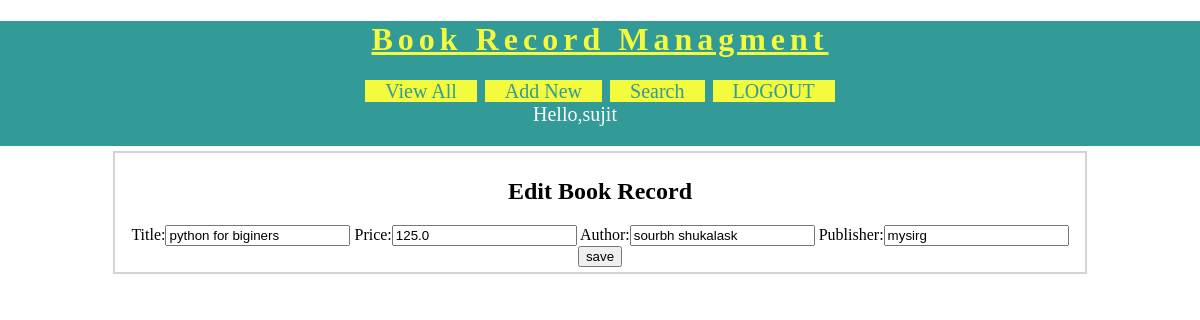
Page /edit-book?bookid=2 (signed in) on the committed database.
### brmapp/models.py (models this page shows)
class Book(models.Model):
    title=models.CharField(max_length=50)
    price=models.FloatField()
    author=models.CharField(max_length=50)
    publisher=models.CharField(max_length=50)

### brmapp/views.py (the view)
# urls.py: path('edit-book',views.editbook),
@login_required(login_url='/userlogin')
def editbook(request):
   book=models.Book.objects.get(id=request.GET['bookid'])
   fields={'title':book.title,'price':book.price,'author':book.author,'publisher':book.publisher}
   form=NewBookFrom(initial=fields)
   res=render(request,'edit-book.html',{'form':form,'book':book})
   return res

### brmapp/forms.py
class NewBookFrom(forms.Form):
 title=forms.CharField(label='Title',max_length=50)
 price=forms.FloatField(label='Price')
 author=forms.CharField(label='Author', max_length=50)
 publisher=forms.CharField(label='Publisher' ,max_length=50)

### templates/edit-book.html (shortened to what this page needs)
{%load static%}
<!DOCTYPE html>
<html lang="en" dir="ltr">
  <head>
    <link rel="stylesheet" href="{%static 'brmstyle.css'%}">
  </head>
  <body>
    <div id="header">
      <h1>Book Record Managment</h1>
      <div id="nav">
        <a href="view-books">View All</a>
        <a href="new-book">Add New</a>
        <a href="search-book">Search</a>
        <a href="userlogout">LOGOUT</a>
      </div>
      <div id="hello">Hello,{{request.session.username}}</div>
    </div>
    <div id="main">
      <h2>Edit  Book Record</h2>
      <form  action="/edit" method="post">
         {{form}}
         <input type="submit" name="" value="save">
      </form>
      </div>
  </body>
</html>

### assets/brmstyle.css (style rules this page uses)
body { background-color: white; margin: 0px; font-family: Cambria, Cochin, Georgia, Times, 'Times New Roman', serif; }
#header { background-color:#329A97; padding-bottom: 20px; text-align: center; }
#header h1 { text-align: center; color: #F4FA3C; letter-spacing: 5px; text-decoration: underline; }
#nav { width: 60%; margin: auto; }
#nav a { background-color: #F4FA3C; width: 150px; border: solid 2px #329A97; text-decoration: none; font-size: 20px; color: #329A97; padding-left: 20px; padding-right: 20px; }
#main { margin: auto; border: solid 2px lightgray; width: 80%; padding: 5px; margin-top: 5px; }
#main form,#main h2 { text-align: center; }
#hello { text-align: center; margin-right: 50px; font-size: 20px; color: white; }

### rows in the picture
Book: title "python for biginers", price "125.0", author "sourbh shukalask", publisher "mysirg"

### other values in the picture
{{ request.session.username }} "sujit"
